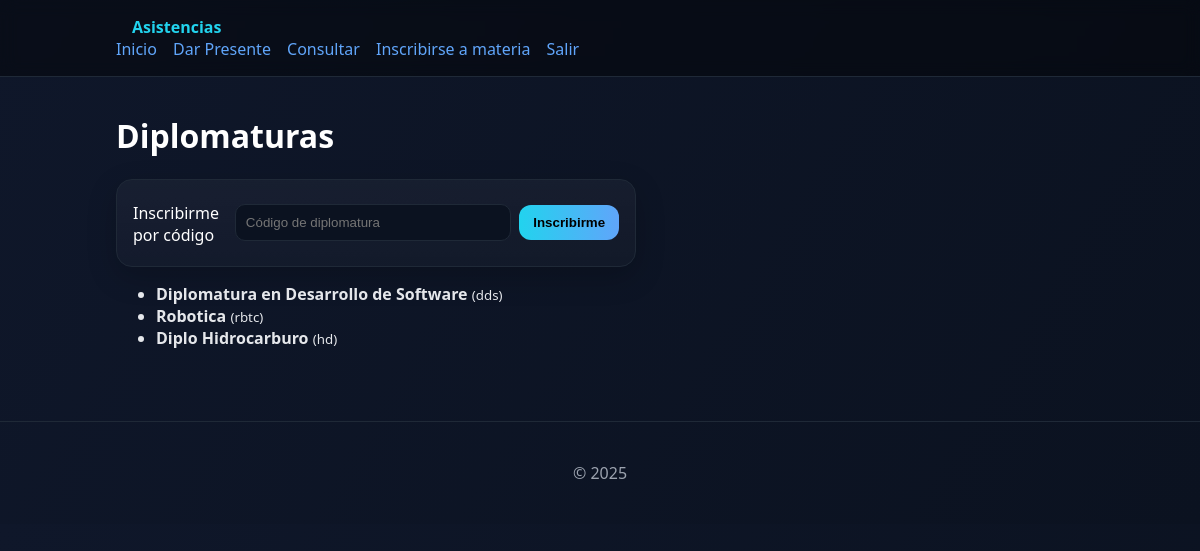
Screenshot of /diplomaturas/ (signed in) with the database file from the repository.
### asistencias/models.py (models this page shows, shortened)
class Diplomatura(models.Model):
    nombre = models.CharField(max_length=200, unique=True)
    descripcion = models.TextField(blank=True)
    codigo = models.CharField(max_length=20, unique=True)  # para inscripción
    creada_por = models.ForeignKey(User, on_delete=models.SET_NULL, null=True, related_name='diplos_creadas')
    coordinadores = models.ManyToManyField(
        User, blank=True, related_name='diplos_coordinadas'
    )

### asistencias/permissions.py (the view)
        @login_required
        def _wrapped(request, *args, **kwargs):
            if request.user.nivel >= min_nivel:
                return view(request, *args, **kwargs)
            return HttpResponseForbidden("No tenés permisos.")

### asistencias/permissions.py (called while the page is built)
def requiere_nivel(min_nivel):
    def decorator(view):
        @login_required
        def _wrapped(request, *args, **kwargs):
            if request.user.nivel >= min_nivel:
                return view(request, *args, **kwargs)
            return HttpResponseForbidden("No tenés permisos.")
        return _wrapped
    return decorator

### asistencias/views/alumno.py (called while the page is built)
@requiere_nivel(1)
def listar_diplomaturas(request):
    dips = Diplomatura.objects.all()
    return render(request, 'asistencias/diplomaturas.html', {'diplomaturas': dips})

### templates/asistencias/diplomaturas.html (shortened to what this page needs)
{% extends 'base.html' %}
{% block content %}
<h1>Diplomaturas</h1>
<div class="actions">
  <form method="post" action="{% url 'asistencias:insc_diplomatura_codigo' %}" class="row card" style="gap:8px;">
    <label for="codigo">Inscribirme por código</label>
    <input type="text" id="codigo" name="codigo" placeholder="Código de diplomatura" required />
    <button class="btn" type="submit">Inscribirme</button>
  </form>
</div>
<ul>
  {% for d in diplomaturas %}
    <li>
      <strong>{{ d.nombre }}</strong> <small>({{ d.codigo }})</small>
    </li>
  {% empty %}
    <li><em>Sin diplomaturas.</em></li>
  {% endfor %}
</ul>
{% endblock %}

### static/core/styles.css (style rules this page uses)
:root { --bg:#0f172a; --card:#111827; --text:#e5e7eb; --muted:#9ca3af; --accent:#22d3ee; --accent2:#60a5fa; }
* { box-sizing:border-box }
body { margin:0;font-family:system-ui,Segoe UI,Roboto,Arial,sans-serif;background:linear-gradient(120deg,var(--bg),#0b1220);color:var(--text) }
h1,h2,h3 { color:#fff }
.card { background:linear-gradient(180deg,rgba(255,255,255,.04),rgba(255,255,255,.02));border:1px solid #1f2937;border-radius:16px;padding:16px;box-shadow:0 10px 30px rgba(0,0,0,.2) }
.btn { display:inline-block;padding:10px 14px;border-radius:12px;background:linear-gradient(90deg,var(--accent),var(--accent2));color:#000;font-weight:700;border:none }
.row { display:flex;justify-content:space-between;align-items:center;gap:12px }
input,select,textarea { width:100%;padding:10px;border-radius:10px;border:1px solid #1f2937;background:#0b1220;color:var(--text) }
label { display:block;margin:6px 0 4px;color:#fff }
.actions { display:flex;gap:8px;margin:12px 0 }

### rows the page displays
Diplomatura: nombre "Diplomatura en Desarrollo de Software", codigo "dds"
Diplomatura: nombre "Robotica", codigo "rbtc"
Diplomatura: nombre "Diplo Hidrocarburo", codigo "hd"
